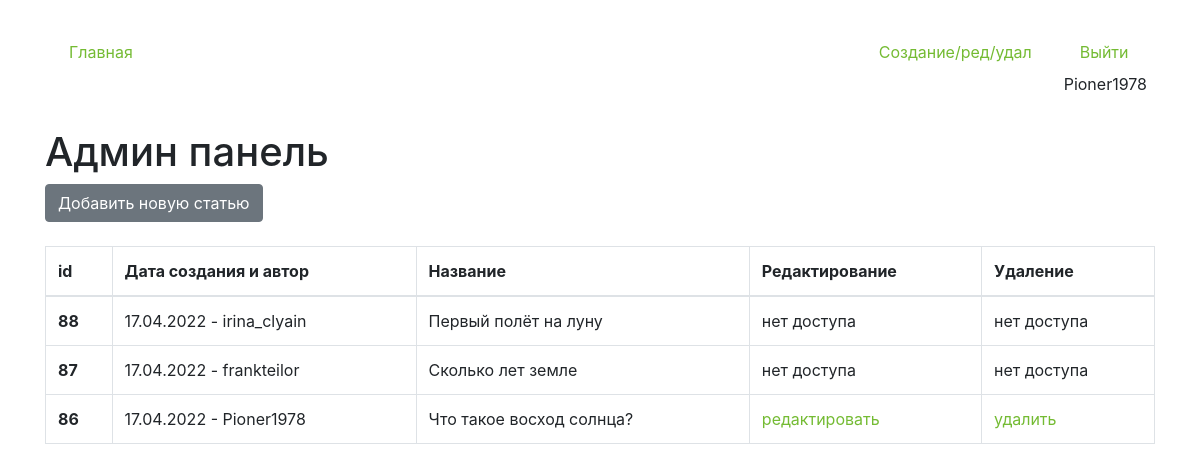
Screenshot of /edit-page (signed in) with the database file from the repository.
### core/models.py (models this page shows, shortened)
class Articles(models.Model):
    author = models.ForeignKey(User, on_delete = models.CASCADE, verbose_name='Владелец статьи', blank = True, null = True )
    create_date = models.DateTimeField(auto_now=True)
    name = models.CharField(max_length=200, verbose_name='Название')
    text = models.TextField(verbose_name='Текст')
    class Meta:
        verbose_name='Статью'
        verbose_name_plural='Статьи'

### core/views.py (the view, shortened to what this page needs)
# urls.py: path('edit-page', views.ArticleCreateView.as_view(), name='edit_page'),
class ArticleCreateView(LoginRequiredMixin, CustomSuccessMessageMixin, CreateView):
    login_url = reverse_lazy('login_page')
    model = Articles
    template_name = 'edit_page.html'
    form_class = ArticleForm
    success_url = reverse_lazy('edit_page')
    success_msg = 'Запись создана'
    def get_context_data(self,**kwargs):
        kwargs['list_articles'] = Articles.objects.all().order_by('-id')
        return super().get_context_data(**kwargs)

### core/templates/edit_page.html (shortened to what this page needs)
{% extends 'index.html' %}
{% block content %}
<h1 class="mt-4">Админ панель</h1>
<button type="button" class="btn btn-secondary" data-toggle="modal" data-target="#exampleModal">
    Добавить новую статью
</button>
{% if update %}
{% if success_update %}
<p style="color:red">Запись обновлена</p>
{% endif %}
<p class="mt-4">Страница редактирования</p>
<p><a href="{% url 'edit_page' %}">Вернуться назад</a></p>
<form id="update_data" method="post">
    {% csrf_token %}
    {{form}}
</form>
<button form="update_data" type="submit" class="btn btn-warning">Обновить</button>
{% else %}
<table class="table table-bordered mt-4">
    <thead>
    <tr>
        <th scope="col">id</th>
        <th scope="col">Дата создания и автор</th>
        <th scope="col">Название</th>
        <th scope="col">Редактирование</th>
        <th scope="col">Удаление</th>
    </tr>
    </thead>
    <tbody>
    {% for i in list_articles %}
<tr {% if i.id|slugify == request.GET.id %} style="background:red" {% endif %}>
    <th>{{i.id}}</th>
        <td>{{i.create_date|date:'d.m.Y'}} - {{i.author}}</td>
        <td>{{i.name}}</td>
        <td>
            {% if request.user == i.author %}
            <a href="{% url 'update_page' i.id %}">редактировать</a>
            {% else %}
            нет доступа
            {% endif %}
        </td>
        <td>
            {% if request.user == i.author %}
            <a href="javascript:void()" onclick="delete_question{{i.id}}()">удалить</a>
            {% else %}
            нет доступа
            {% endif %}
        </td>
    </tr>
    {% endfor %}
    </tbody>
</table>
{% endif %}
{% endblock %}

### core/templates/index.html (shortened to what this page needs)
{% load static %}
<!doctype html>
<html lang="en">
    <link type="text/css" href="{% static 'css/styles.css' %}" rel="stylesheet">
<head>
    <link rel="stylesheet" href="https://cdn.jsdelivr.net/npm/bootstrap@4.6.1/dist/css/bootstrap.min.css"
>
</head>
<body>
<div class="container mt-4">
    <ul class="nav nav-pills">
            <li class="nav-item mr-auto p-2">
                {% url 'home' as url_home %}
                <a class="nav-link {% if url_home == request.path %}reactive{% endif %}" href="{{url_home}}">Главная</a>
            </li>
            <li class="nav-item mr p-2">
                {% url 'edit_page' as url_edit_page %}
                <a class="nav-link {% if url_edit_page == request.path %}reactive{% endif %}" href="{{url_edit_page}}">Создание/ред/удал</a>
            </li>
            {% if request.user.is_authenticated %}
            <li class="nav-item p-2">
                {% url 'logout_page' as url_logout_page %}
                <a class="nav-link btn-warning" href="{{url_logout_page}}">Выйти</a>
                {{request.user}}
            </li>
        {% endif %}
    </ul>
    {% block content %}{% endblock %}
</div>
</body>
</html>

### static/css/styles.css (style rules this page uses)
.reactive { color: #fff; background-color: #757675; }
a:link { color: #74bb33; }

### rows the page displays
Articles: id "88", create_date "17.04.2022", author "irina_clyain", name "Первый полёт на луну", shows "нет доступа"
Articles: id "87", create_date "17.04.2022", author "frankteilor", name "Cколько лет земле", shows "нет доступа"
Articles: id "86", create_date "17.04.2022", author "Pioner1978", name "Что такое восход солнца?", shows "редактировать"

### other values shown
{{ request.user }} "Pioner1978"
